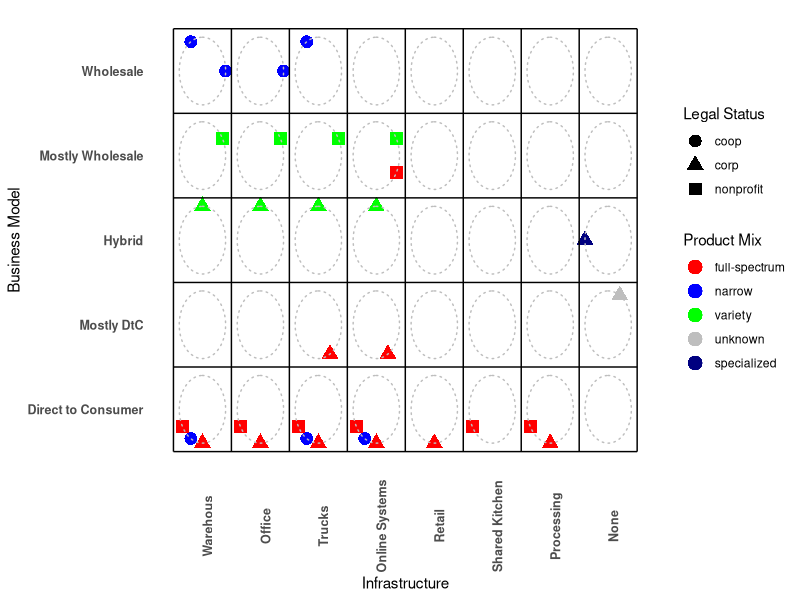
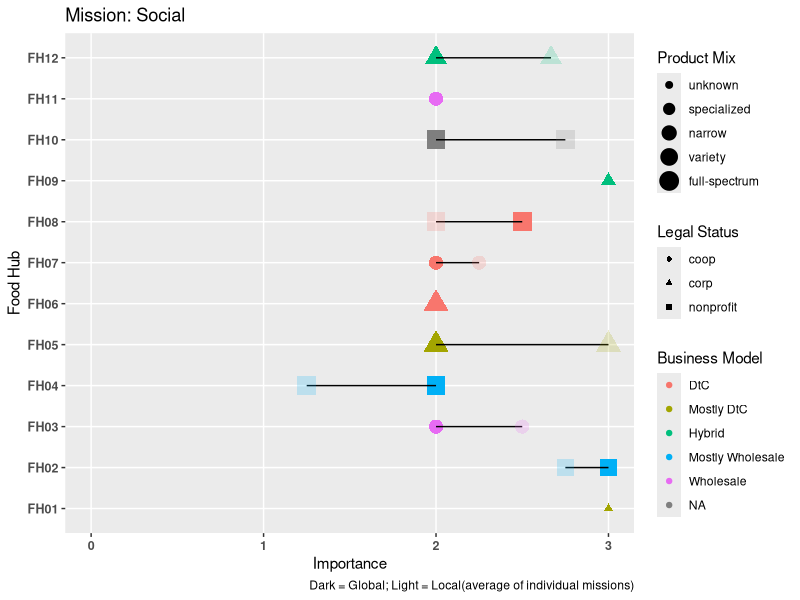
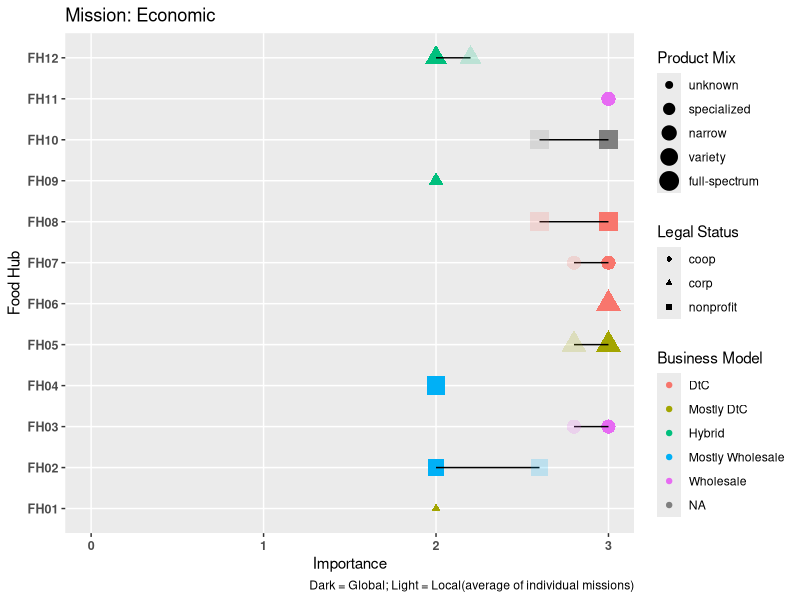
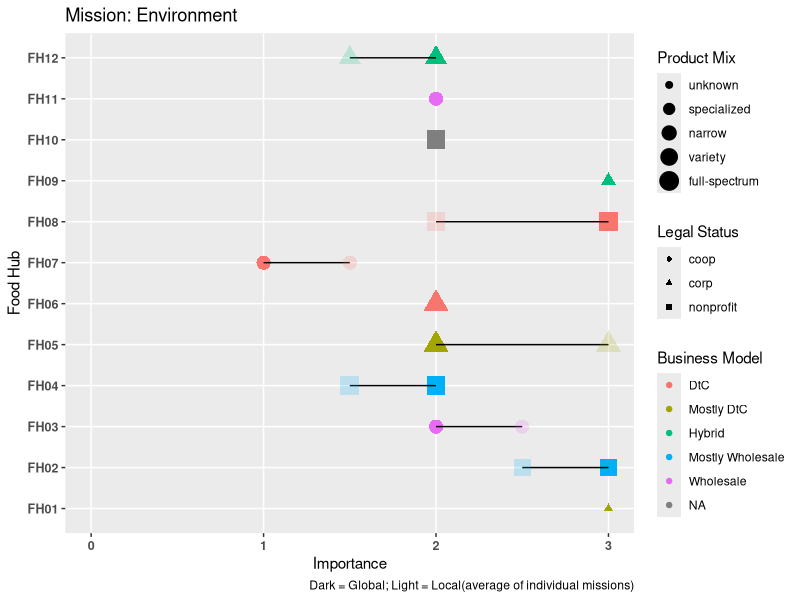

These figures' R source, in order:
#This pulls in the Analysis data and creates visualization with the larger sample size
#Specifically this creates the custom designed visualization
#Created: December 13, 2022


rm(list=ls())

library(ggforce)
library(tidyverse)
library(readxl)

core<-read_excel("./Data/master.xlsx", sheet = "export")


gdata<-core %>%
  select(HubID, a, LegStat, Scale_Color, Business_Model,  Warehouse, Office,
         Trucks, Online_System, Retail, Processing, Shared_Kitchen, Product_Mix) %>%
  mutate(x = 50+(40*(cos(a*(pi/180)))),
         y = 50+(40*(sin(a*(pi/180)))),
         Product_Mix = as.factor(Product_Mix),
         sum = rowSums(across(Warehouse:Shared_Kitchen)),
         None = case_when(sum == 0 ~ 1,
                          TRUE ~ 0))

circles<-data.frame(
  x = rep(seq(50,750,100), 5),
  y = rep(seq(50,450,100), each=8),
  r = 40
)

hlines<-data.frame(
  x = rep(0, 6),
  y = seq(0,500,100),
  xend = rep(800,6), 
  yend = seq(0,500,100)
)

vlines<-data.frame(
  x = seq(0,800,100),
  y = rep(0,9),
  xend = seq(0,800,100),
  yend = rep(500,9)
)


ggplot(gdata) +
  scale_x_continuous(breaks = c(50, 150, 250, 350, 450, 550, 650, 750), 
                     labels=c("Warehous","Office", "Trucks", "Online Systems", "Retail",
                              "Shared Kitchen", "Processing", "None"), limits=c(0,800)) +
  scale_y_continuous(breaks = c(50, 150, 250, 350, 450), 
                     labels = c("Direct to Consumer", "Mostly DtC", "Hybrid", "Mostly Wholesale", "Wholesale"), 
                     limits=c(0, 500))+
  scale_colour_manual(
    values = c("full-spectrum" = "red","narrow" = "blue","variety" = "green", "unknown" = "gray", "specialized" = "navy"),
    name = "Product Mix")+

  geom_point(aes(x=x, y=y, shape=LegStat, colour=Product_Mix), size=4, 
             data=gdata[which(gdata$Warehouse==1 & gdata$Business_Model == "DtC"),]) +
  geom_point(aes(x=x, y=y+100, shape=LegStat, colour=Product_Mix), size=4, 
             data=gdata[which(gdata$Warehouse==1 & gdata$Business_Model == "Mostly DtC"),])+
  geom_point(aes(x=x, y=y+200, shape=LegStat, colour=Product_Mix), size=4, 
             data=gdata[which(gdata$Warehouse==1 & gdata$Business_Model == "Hybrid"),])+
  geom_point(aes(x=x, y=y+300, shape=LegStat, colour=Product_Mix), size=4, 
             data=gdata[which(gdata$Warehouse==1 & gdata$Business_Model == "Mostly Wholesale"),])+
  geom_point(aes(x=x, y=y+400, shape=LegStat, colour=Product_Mix), size=4, 
             data=gdata[which(gdata$Warehouse==1 & gdata$Business_Model == "Wholesale"),])+
  
  geom_point(aes(x=x+100, y=y, shape=LegStat, colour=Product_Mix), size=4, 
             data=gdata[which(gdata$Office==1 & gdata$Business_Model == "DtC"),]) +
  geom_point(aes(x=x+100, y=y+100, shape=LegStat, colour=Product_Mix), size=4, 
             data=gdata[which(gdata$Office==1 & gdata$Business_Model == "Mostly DtC"),])+
  geom_point(aes(x=x+100, y=y+200, shape=LegStat, colour=Product_Mix), size=4, 
             data=gdata[which(gdata$Office==1 & gdata$Business_Model == "Hybrid"),])+
  geom_point(aes(x=x+100, y=y+300, shape=LegStat, colour=Product_Mix), size=4, 
             data=gdata[which(gdata$Office==1 & gdata$Business_Model == "Mostly Wholesale"),])+
  geom_point(aes(x=x+100, y=y+400, shape=LegStat, colour=Product_Mix), size=4, 
             data=gdata[which(gdata$Office==1 & gdata$Business_Model == "Wholesale"),])+
  
  geom_point(aes(x=x+200, y=y, shape=LegStat, colour=Product_Mix), size=4, 
             data=gdata[which(gdata$Trucks==1 & gdata$Business_Model == "DtC"),]) +
  geom_point(aes(x=x+200, y=y+100, shape=LegStat, colour=Product_Mix), size=4, 
             data=gdata[which(gdata$Trucks==1 & gdata$Business_Model == "Mostly DtC"),])+
  geom_point(aes(x=x+200, y=y+200, shape=LegStat, colour=Product_Mix), size=4, 
             data=gdata[which(gdata$Trucks==1 & gdata$Business_Model == "Hybrid"),])+
  geom_point(aes(x=x+200, y=y+300, shape=LegStat, colour=Product_Mix), size=4, 
             data=gdata[which(gdata$Trucks==1 & gdata$Business_Model == "Mostly Wholesale"),])+
  geom_point(aes(x=x+200, y=y+400, shape=LegStat, colour=Product_Mix), size=4, 
             data=gdata[which(gdata$Trucks==1 & gdata$Business_Model == "Wholesale"),])+
  
  geom_point(aes(x=x+300, y=y, shape=LegStat, colour=Product_Mix), size=4, 
             data=gdata[which(gdata$Online_System==1 & gdata$Business_Model == "DtC"),]) +
  geom_point(aes(x=x+300, y=y+100, shape=LegStat, colour=Product_Mix), size=4, 
             data=gdata[which(gdata$Online_System==1 & gdata$Business_Model == "Mostly DtC"),])+
  geom_point(aes(x=x+300, y=y+200, shape=LegStat, colour=Product_Mix), size=4, 
             data=gdata[which(gdata$Online_System==1 & gdata$Business_Model == "Hybrid"),])+
  geom_point(aes(x=x+300, y=y+300, shape=LegStat, colour=Product_Mix), size=4, 
             data=gdata[which(gdata$Online_System==1 & gdata$Business_Model == "Mostly Wholesale"),])+
  geom_point(aes(x=x+300, y=y+400, shape=LegStat, colour=Product_Mix), size=4, 
             data=gdata[which(gdata$Online_System==1 & gdata$Business_Model == "Wholesale"),])+
  
  geom_point(aes(x=x+400, y=y, shape=LegStat, colour=Product_Mix), size=4, 
             data=gdata[which(gdata$Retail==1 & gdata$Business_Model == "DtC"),]) +
  geom_point(aes(x=x+400, y=y+100, shape=LegStat, colour=Product_Mix), size=4, 
             data=gdata[which(gdata$Retail==1 & gdata$Business_Model == "Mostly DtC"),])+
  geom_point(aes(x=x+400, y=y+200, shape=LegStat, colour=Product_Mix), size=4, 
             data=gdata[which(gdata$Retail==1 & gdata$Business_Model == "Hybrid"),])+
  geom_point(aes(x=x+400, y=y+300, shape=LegStat, colour=Product_Mix), size=4, 
             data=gdata[which(gdata$Retail==1 & gdata$Business_Model == "Mostly Wholesale"),])+
  geom_point(aes(x=x+400, y=y+400, shape=LegStat, colour=Product_Mix), size=4, 
             data=gdata[which(gdata$Retail==1 & gdata$Business_Model == "Wholesale"),])+
  
  geom_point(aes(x=x+500, y=y, shape=LegStat, colour=Product_Mix), size=4, 
             data=gdata[which(gdata$Shared_Kitchen==1 & gdata$Business_Model == "DtC"),]) +
  geom_point(aes(x=x+500, y=y+100, shape=LegStat, colour=Product_Mix), size=4, 
             data=gdata[which(gdata$Shared_Kitchen==1 & gdata$Business_Model == "Mostly DtC"),])+
  geom_point(aes(x=x+500, y=y+200, shape=LegStat, colour=Product_Mix), size=4, 
             data=gdata[which(gdata$Shared_Kitchen==1 & gdata$Business_Model == "Hybrid"),])+
  geom_point(aes(x=x+500, y=y+300, shape=LegStat, colour=Product_Mix), size=4, 
             data=gdata[which(gdata$Shared_Kitchen==1 & gdata$Business_Model == "Mostly Wholesale"),])+
  geom_point(aes(x=x+500, y=y+400, shape=LegStat, colour=Product_Mix), size=4, 
             data=gdata[which(gdata$Shared_Kitchen==1 & gdata$Business_Model == "Wholesale"),])+
  
  geom_point(aes(x=x+600, y=y, shape=LegStat, colour=Product_Mix), size=4, 
             data=gdata[which(gdata$Processing==1 & gdata$Business_Model == "DtC"),]) +
  geom_point(aes(x=x+600, y=y+100, shape=LegStat, colour=Product_Mix), size=4, 
             data=gdata[which(gdata$Processing==1 & gdata$Business_Model == "Mostly DtC"),])+
  geom_point(aes(x=x+600, y=y+200, shape=LegStat, colour=Product_Mix), size=4, 
             data=gdata[which(gdata$Processing==1 & gdata$Business_Model == "Hybrid"),])+
  geom_point(aes(x=x+600, y=y+300, shape=LegStat, colour=Product_Mix), size=4, 
             data=gdata[which(gdata$Processing==1 & gdata$Business_Model == "Mostly Wholesale"),])+
  geom_point(aes(x=x+600, y=y+400, shape=LegStat, colour=Product_Mix), size=4, 
             data=gdata[which(gdata$Processing==1 & gdata$Business_Model == "Wholesale"),])+
  
  geom_point(aes(x=x+700, y=y, shape=LegStat, colour=Product_Mix), size=4, 
             data=gdata[which(gdata$None==1 & gdata$Business_Model == "DtC"),]) +
  geom_point(aes(x=x+700, y=y+100, shape=LegStat, colour=Product_Mix), size=4, 
             data=gdata[which(gdata$None==1 & gdata$Business_Model == "Mostly DtC"),])+
  geom_point(aes(x=x+700, y=y+200, shape=LegStat, colour=Product_Mix), size=4, 
             data=gdata[which(gdata$None==1 & gdata$Business_Model == "Hybrid"),])+
  geom_point(aes(x=x+700, y=y+300, shape=LegStat, colour=Product_Mix), size=4, 
             data=gdata[which(gdata$None==1 & gdata$Business_Model == "Mostly Wholesale"),])+
  geom_point(aes(x=x+700, y=y+400, shape=LegStat, colour=Product_Mix), size=4, 
             data=gdata[which(gdata$None==1 & gdata$Business_Model == "Wholesale"),])+
  #Visuals
  geom_segment(aes(x=x, xend=xend, y=y, yend=yend), data=hlines)+
  geom_segment(aes(x=x, xend=xend, y=y, yend=yend), data=vlines)+
  theme(panel.border = element_blank(),
        panel.grid.major = element_blank(), 
        panel.grid.minor = element_blank(),
        panel.background = element_blank(), 
        axis.ticks = element_blank(),
        axis.text.y = element_text(face="bold",size=9, angle=0),
        axis.text.x = element_text(face="bold",size=9, angle=90)) +
  geom_circle(aes(x0 = x, y0=y, r = r), colour = "gray", linetype="dotted", data=circles,  inherit.aes=FALSE) +
  xlab("Infrastructure")+
  ylab("Business Model")+
  guides(shape = guide_legend(title="Legal Status"))

##################################################

gdata<-core %>%
  select(HubID, Hub_Name, starts_with("Local"), starts_with("Global"), LegStat, Product_Mix, Business_Model) %>%
  mutate(ID = row_number(),
         Global_Social = as.numeric(Global_Social),
         Local_Social = as.numeric(Local_Social),
         Global_Economic = as.numeric(Global_Economic),
         Local_Economic = as.numeric(Local_Economic),
         Global_Environment = as.numeric(Global_Environment),
         Local_Environmental = as.numeric(Local_Environmental),
         Product_Mix = factor(Product_Mix, levels=c("unknown", "specialized", "narrow", "variety", 
                                                    "full-spectrum")),
         Business_Model = factor(Business_Model, levels=c("DtC", "Mostly DtC", "Hybrid","Mostly Wholesale","Wholesale")))

ggplot(gdata) +

  geom_point(aes(x = Global_Social, y=HubID, colour=Business_Model, shape = LegStat, size = Product_Mix)) +
  geom_segment(aes(x = Local_Social, xend = Global_Social, y=ID, yend=ID)) +
  geom_point(aes(x = Local_Social, y=HubID, colour=Business_Model, shape = LegStat, size=Product_Mix),alpha = 0.2) +
  scale_x_continuous(limits=c(0,3)) +
  theme(panel.border = element_blank(),
        panel.grid.minor = element_blank(), 
        axis.text.y = element_text(face="bold",size=9, angle=0),
        axis.text.x = element_text(face="bold",size=9, angle=0)) +
  xlab("Importance")+
  ylab("Food Hub")+
  guides(shape = guide_legend(title="Legal Status"),
         colour = guide_legend(title = "Business Model"),
         size = guide_legend(title="Product Mix")) +
  labs(title = "Mission: Social", caption = "Dark = Global; Light = Local(average of individual missions)")

ggplot(gdata) +
  geom_point(aes(x = Global_Economic, y=HubID, colour=Business_Model, size=Product_Mix, shape = LegStat)) +
  geom_segment(aes(x = Local_Economic, xend = Global_Economic, y=ID, yend=ID)) +
  geom_point(aes(x = Local_Economic, y=HubID, colour=Business_Model, size=Product_Mix, shape = LegStat), alpha = 0.2) +
  scale_x_continuous(limits=c(0,3)) +
  theme(panel.border = element_blank(),
        panel.grid.minor = element_blank(), 
        axis.text.y = element_text(face="bold",size=9, angle=0),
        axis.text.x = element_text(face="bold",size=9, angle=0)) +
  xlab("Importance")+
  ylab("Food Hub")+
  guides(shape = guide_legend(title="Legal Status"),
         colour = guide_legend(title = "Business Model"),
         size = guide_legend(title="Product Mix")) +
  labs(title = "Mission: Economic", caption = "Dark = Global; Light = Local(average of individual missions)")

ggplot(gdata) +
  geom_point(aes(x = Global_Environment, y=HubID, colour=Business_Model, size=Product_Mix, shape = LegStat)) +
  geom_segment(aes(x = Local_Environmental, xend = Global_Environment, y=ID, yend=ID)) +
  geom_point(aes(x = Local_Environmental, y=HubID, colour=Business_Model, size=Product_Mix, shape = LegStat), 
             alpha = 0.2) +
  scale_x_continuous(limits=c(0,3)) +
  theme(panel.border = element_blank(),
        panel.grid.minor = element_blank(), 
        axis.text.y = element_text(face="bold",size=9, angle=0),
        axis.text.x = element_text(face="bold",size=9, angle=0)) +
  xlab("Importance")+
  ylab("Food Hub")+
  guides(shape = guide_legend(title="Legal Status"),
         colour = guide_legend(title = "Business Model"),
         size = guide_legend(title="Product Mix")) +
  labs(title = "Mission: Environment", caption = "Dark = Global; Light = Local(average of individual missions)")
